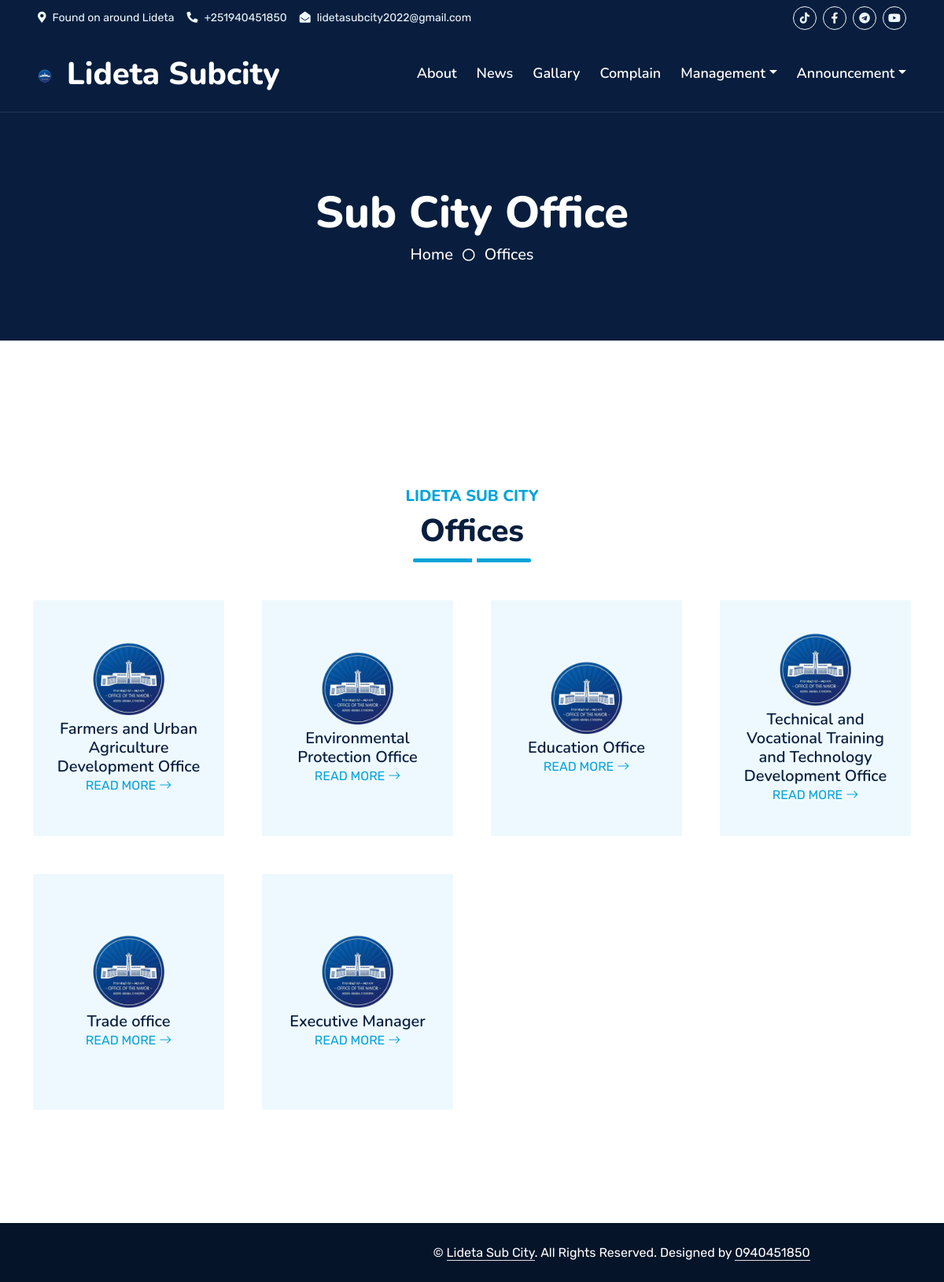
The page /offices/ on the database its author committed.
### home/models.py (models this page shows, shortened)
class OfficeModel(models.Model):
    office_name  = models.CharField(max_length=255)
    office_image = models.ImageField(upload_to='media/offices/')

### home/views.py (the view)
# urls.py: path('offices/', views.offices, name='offices'),
def offices(request):
    offices = OfficeModel.objects.all()
    context = {
        'offices':offices,
    }
    return render(request, 'pages/offices.html', context)

### templates/pages/offices.html
{% extends 'base.html' %}
{% load static %}
{% block content %}
<div class="container-fluid position-relative p-0">
    <div class="container-fluid bg-primary py-5 bg-header bg-dark" style="margin-bottom: 90px;">
        <div class="row py-5">
            <div class="col-12 pt-lg-5 mt-lg-5 text-center">
                <h1 class="display-4 text-white animated zoomIn">Sub City Office</h1>
                <a href="" class="h5 text-white">Home</a>
                <i class="far fa-circle text-white px-2"></i>
                <a href="" class="h5 text-white">Offices</a>
            </div>
        </div>
    </div>
</div>
    <div class="container-fluid py-5 wow fadeInUp" data-wow-delay="0.1s">
        <div class="container py-5">
            <div class="section-title text-center position-relative pb-3 mb-5 mx-auto" style="max-width: 600px;">
                <h5 class="fw-bold text-primary text-uppercase">Lideta Sub city</h5>
                <h1 class="mb-0">Offices</h1>
            </div>
            <div class="row g-5">
                {% for office in offices %}
                <div class="col-lg-3 col-md-6 wow zoomIn" data-wow-delay="0.3s">
                    <div
                        class="service-item bg-light rounded d-flex flex-column align-items-center justify-content-center text-center">
                        <div class="">
                            <i class="text-white"><img src=" {{office.office_image.url}} " alt="" class="officelogo"></i>
                        </div>
                        <h5 class="m-0">{{office.office_name}}
                        </h5>
                        <a class="text-uppercase" href=" {% url 'offices' %} ">Read More <i class="bi bi-arrow-right"></i></a>
                    </div>
                </div>
                {% endfor %}
            </div>
        </div>
    </div>
{% endblock %}

### templates/base.html (shortened to what this page needs)
{% load static  %}
<!DOCTYPE html>
<html lang="en">
<head>
    <link href="https://cdn.jsdelivr.net/npm/bootstrap-icons@1.4.1/font/bootstrap-icons.css" rel="stylesheet">
    <link rel="stylesheet" href="https://cdnjs.cloudflare.com/ajax/libs/font-awesome/4.7.0/css/font-awesome.min.css">
    <link rel="stylesheet" href="https://cdnjs.cloudflare.com/ajax/libs/font-awesome/5.15.3/css/all.min.css" />
    <link href="{% static 'lib/owlcarousel/assets/owl.carousel.min.css' %}" rel="stylesheet">
    <link href="{% static  'lib/animate/animate.min.css' %}" rel="stylesheet">
    <link href="{% static 'css/bootstrap.min.css' %}" rel="stylesheet">
    <link href="{% static 'css/style.css' %}" rel="stylesheet">
</head>
<body>
{% include 'includes/navbar.html' %}
{% block content %}{% endblock %}
{% include 'includes/footer.html' %}

### templates/includes/navbar.html (shortened to what this page needs)
{% load static %}
<div class="container-fluid bg-dark px-5 d-none d-lg-block">
    <div class="row gx-0">
        <div class="col-lg-8 text-center text-lg-start mb-2 mb-lg-0">
            <div class="d-inline-flex align-items-center" style="height: 45px;">
                <small class="me-3 text-light"><i class="fa fa-map-marker-alt me-2"></i>Found on around Lideta </small>
                <small class="me-3 text-light"><i class="fa fa-phone-alt me-2"></i>+251940451850</small>
                <small class="text-light"><i class="fa fa-envelope-open me-2"></i>lidetasubcity2022@gmail.com</small>
            </div>
        </div>
        <div class="col-lg-4 text-center text-lg-end">
            <div class="d-inline-flex align-items-center" style="height: 45px;">
                <a class="btn btn-sm btn-outline-light btn-sm-square rounded-circle me-2 tiktoklogo"
                    href="https://www.tiktok.com/@lideta_subcity?_r=1&_d=e5h7ia0c7c94la&sec_uid=MS4wLjABAAAAB84vR4CvdWEKrzDOAwm82BE6PbCxzsWZbJfb82FLelmrpaEaTjYIxMJ15C8JFKPe&share_author_id=7049932419005727749&sharer_language=en&source=h5_m&u_code=dmg24a1mi03dm5&timestamp=1686152339&user_id=7049930246325584901&sec_user_id=MS4wLjABAAAAX0hChEVJ2k1rMGq81GrSBr5BVGH6f64oNmgsy26_BDIZ54NXePQVrfjqWKvNnAIC&utm_source=copy&utm_campaign=client_share&utm_medium=android&share_iid=7224218661573068549&share_link_id=9f933657-1367-4e8b-9088-bafdd059bc50&share_app_id=1233&ugbiz_name=Account&ug_btm=b6880%2Cb5836&social_share_type=5">
                    <i class="fab fa-tiktok "></i></a>
                <a class="btn btn-sm btn-outline-light btn-sm-square rounded-circle me-2"
                    href="https://www.facebook.com/lidetapress?mibextid=ZbWKwL"><i
                        class="fab fa-facebook-f fw-normal"></i></a>
                <a class="btn btn-sm btn-outline-light btn-sm-square rounded-circle me-2"
                    href="https://t.me/lideta_subcity"><i class="fab fa-telegram fw-normal"></i></a>
                <a class="btn btn-sm btn-outline-light btn-sm-square rounded-circle"
                    href="https://youtube.com/@lidetasubcitycommunication1772"><i
                        class="fab fa-youtube fw-normal"></i></a>
            </div>
        </div>
    </div>
</div>
<div class="container-fluid position-relative p-0">
    <nav class="navbar navbar-expand-lg navbar-dark px-5 py-3 py-lg-0">
        <a href="/" class="navbar-brand p-0">
            <h1 class="m-0"><i class="me-2"> <img src="{% static 'img/logo.png' %}" alt="" srcset="" class="logo">
                </i>Lideta Subcity</h1>
        </a>
        <div class="collapse navbar-collapse" id="navbarCollapse">
            <div class="navbar-nav ms-auto py-0">
                <a href="{% url 'about'%}" class="nav-item nav-link">About</a>
                <a href="{% url 'news' %}" class="nav-item nav-link">News</a>
                <a href="{% url 'gallery' %}" class="nav-item nav-link">Gallary</a>
                <a href="{% url 'feedback' %}" class="nav-item nav-link">Complain</a>
                <div class="nav-item dropdown">
                    <a href="#" class="nav-link dropdown-toggle" data-bs-toggle="dropdown">Management</a>
                </div>
                <div class="nav-item dropdown">
                    <a href="#" class="nav-link dropdown-toggle" data-bs-toggle="dropdown">Announcement</a>
                </div>
            </div>
        </div>
    </nav>

### templates/includes/footer.html (shortened to what this page needs)
{% load static %}
    <div class="container-fluid text-white" style="background: #061429;">
        <div class="container text-center">
            <div class="row justify-content-end">
                <div class="col-lg-8 col-md-6">
                    <div class="d-flex align-items-center justify-content-center" style="height: 75px;">
                        <p class="mb-0">&copy; <a class="text-white border-bottom" href="#">Lideta Sub City</a>. All
                            Rights Reserved.
                            Designed by <a class="text-white border-bottom">0940451850</a>
                        </p>
                    </div>
                </div>
            </div>
        </div>
    </div>
</body>
</html>

### static/css/style.css (style rules this page uses)
:root { --primary: #06A3DA; --secondary: #34AD54; --light: #EEF9FF; --dark: #091E3E; }
.logo { width: 4%; height: 4%; }
.officelogo { height: 100px; width: 100px; }
h1, h2, .fw-bold { font-weight: 800 !important; }
h5, h6, .fw-medium { font-weight: 600 !important; }
.btn { font-family: 'Nunito', sans-serif; font-weight: 600; transition: .5s; }
.btn-sm-square { width: 30px; height: 30px; }
.btn-square, .btn-sm-square, .btn-lg-square { padding-left: 0; padding-right: 0; text-align: center; }
.navbar-dark .navbar-nav .nav-link { font-family: 'Nunito', sans-serif; position: relative; margin-left: 25px; padding: 35px 0; color: #FFFFFF; font-size: 18px; font-weight: 600; outline: none; transition: .5s; }
.navbar-dark .navbar-brand h1 { color: #FFFFFF; }
@media (min-width: 992px) { .navbar-dark { position: absolute; width: 100%; top: 0; left: 0; border-bottom: 1px solid rgba(256, 256, 256, .1); z-index: 999; } }
@media (min-width: 992px) { .navbar-dark .navbar-nav .nav-link::before { position: absolute; content: ""; width: 0; height: 2px; bottom: -1px; left: 50%; background: var(--primary); transition: .5s; } }
.section-title::before { position: absolute; content: ""; width: 150px; height: 5px; left: 0; bottom: 0; background: var(--primary); border-radius: 2px; }
.section-title.text-center::before { left: 50%; margin-left: -75px; }
.section-title::after { position: absolute; content: ""; width: 6px; height: 5px; bottom: 0px; background: #FFFFFF; -webkit-animation: section-title-run 5s infinite linear; animation: section-title-run 5s infinite linear; }
.section-title.text-center::after { -webkit-animation: section-title-run-center 5s infinite linear; animation: section-title-run-center 5s infinite linear; }
.service-item { position: relative; height: 300px; padding: 0 30px; transition: .5s; }
.bg-header { background: darkblue; background-size: cover; }

### rows shown on the page
OfficeModel: office_image (picture), office_name "Farmers and Urban Agriculture Development Office"
OfficeModel: office_image (picture), office_name "Environmental Protection Office"
OfficeModel: office_image (picture), office_name "Education Office"
OfficeModel: office_image (picture), office_name "Technical and Vocational Training and Technology Development Office"
OfficeModel: office_image (picture), office_name "Trade office"
OfficeModel: office_image (picture), office_name "Executive Manager"
